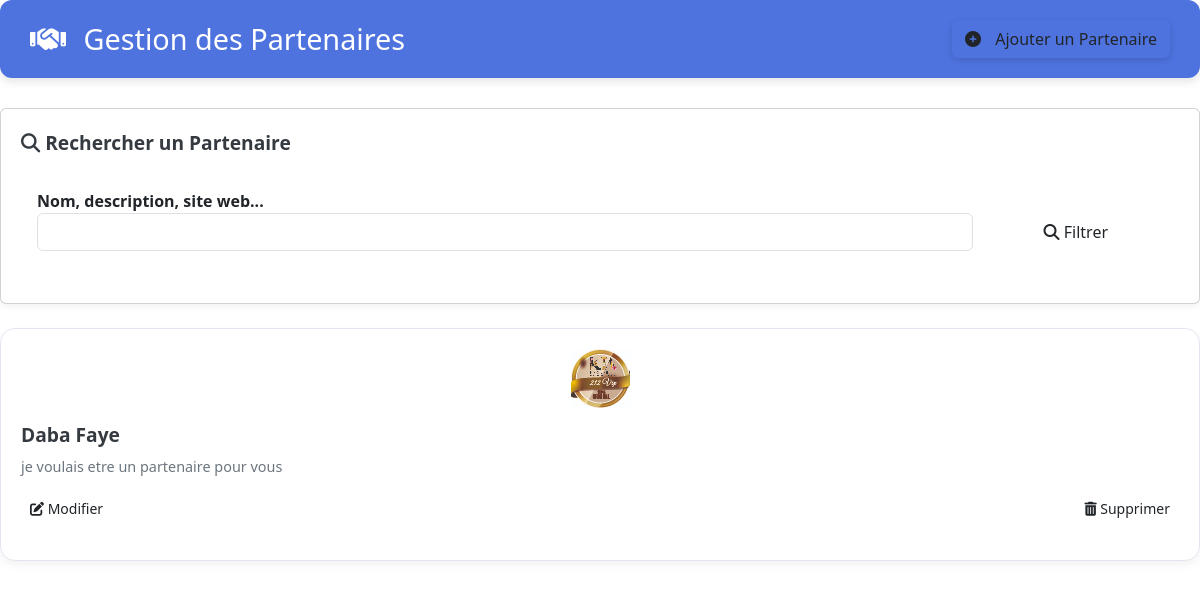
/admin/partenaires.php, run on the app's committed database.
### tables this page shows
CREATE TABLE IF NOT EXISTS `partenaires` (
  `id` int NOT NULL AUTO_INCREMENT,
  `nom_partenaire` varchar(100) DEFAULT NULL,
  `logo` varchar(255) DEFAULT NULL,
  `site_web` varchar(150) DEFAULT NULL,
  `description` text,
  PRIMARY KEY (`id`)
);

### admin/partenaires.php (the view, shortened to what this page needs)
<?php
$pdo = getPDO();
$search_partenaire = isset($_GET['search_partenaire']) ? sanitize($_GET['search_partenaire']) : '';
$sql_partenaires = "SELECT id, nom_partenaire, logo, site_web, description FROM partenaires";
$params_partenaires = [];
$sql_partenaires .= " ORDER BY nom_partenaire ASC";
$stmt_partenaires = $pdo->prepare($sql_partenaires);
$stmt_partenaires->execute($params_partenaires);
$partenaires = $stmt_partenaires->fetchAll(PDO::FETCH_ASSOC);
?>
<link rel="stylesheet" href="https://cdnjs.cloudflare.com/ajax/libs/font-awesome/6.5.0/css/all.min.css">
<link href="https://cdn.jsdelivr.net/npm/bootstrap@5.3.0/dist/css/bootstrap.min.css" rel="stylesheet">
<link href="https://cdnjs.cloudflare.com/ajax/libs/font-awesome/6.5.0/css/all.min.css" rel="stylesheet">
<div class="page-title-container">
    <h1><i class="fas fa-handshake"></i> Gestion des Partenaires</h1>
    <a href="<?= BASE_URL ?>admin/ajouter_partenaire.php" class="btn btn-add-partner">
        <i class="fas fa-plus-circle"></i> Ajouter un Partenaire
    </a>
</div>
<div class="card card-admin">
    <div class="card-admin-header">
        <i class="fas fa-search"></i> Rechercher un Partenaire
    </div>
    <div class="card-body">
        <form method="GET" action="partenaires.php" class="row g-3">
            <div class="col-md-10">
                <label for="search_partenaire" class="form-label-admin">Nom, description, site web...</label>
                <input type="text" class="form-control form-control-admin" id="search_partenaire" name="search_partenaire" value="<?= htmlspecialchars($search_partenaire) ?>">
            </div>
            <div class="col-md-2 d-flex align-items-end">
                <button type="submit" class="btn btn-admin-primary w-100"><i class="fas fa-search"></i> Filtrer</button>
            </div>
        </form>
    </div>
</div>
<div class="partner-grid mt-4">
    <?php if (empty($partenaires)): ?>
        <div class="col-12">
            <div class="alert alert-light text-center p-5" style="border: 2px dashed #e0e0e0; color: #757575;">
                <i class="fas fa-users-slash fa-3x mb-3" style="color: var(--partner-accent-color);"></i>
                <h4>Aucun partenaire trouvé.</h4>
                <p><?= !empty($search_partenaire) ? 'Essayez d\'affiner votre recherche.' : 'Commencez par ajouter un nouveau partenaire.' ?></p>
            </div>
        </div>
    <?php else: ?>
        <?php foreach ($partenaires as $partenaire): ?>
        <div class="partner-card">
            <div class="partner-logo-container">
                <?php if (!empty($partenaire['logo'])): ?>
                    <img src="<?= BASE_URL ?>assets/images/logos/<?= htmlspecialchars($partenaire['logo']) ?>"
                         alt="Logo <?= htmlspecialchars($partenaire['nom_partenaire']) ?>"
                         onerror="this.style.display='none'; this.parentElement.innerHTML='<span class=\'no-logo\'><i class=\'fas fa-building\'></i></span>';">
                <?php else: ?>
                    <span class="no-logo"><i class="fas fa-building"></i></span>
                <?php endif; ?>
            </div>
            <div class="partner-card-body">
                <h5><?= htmlspecialchars($partenaire['nom_partenaire']) ?></h5>
                <p class="partner-description"><?= nl2br(htmlspecialchars($partenaire['description'] ?: 'Aucune description.')) ?></p>
            </div>
            <div class="partner-card-actions">
                <a href="<?= BASE_URL ?>admin/modifier_partenaire.php?id=<?= (int)$partenaire['id'] ?>" class="btn btn-admin-info btn-sm" title="Modifier">
                    <i class="fas fa-edit"></i> Modifier
                </a>
                <form method="POST" action="partenaires.php" style="display:inline;" onsubmit="return confirm('Êtes-vous sûr de vouloir supprimer ce partenaire ?');">
                    <button type="submit" class="btn btn-admin-danger btn-sm" title="Supprimer">
                        <i class="fas fa-trash-alt"></i> Supprimer
                    </button>
                </form>
            </div>
        </div>
        <?php endforeach; ?>
    <?php endif; ?>
</div>

### data on the page
partenaires: logo (picture), nom_partenaire "Daba Faye", description "je voulais etre un partenaire pour vous"
